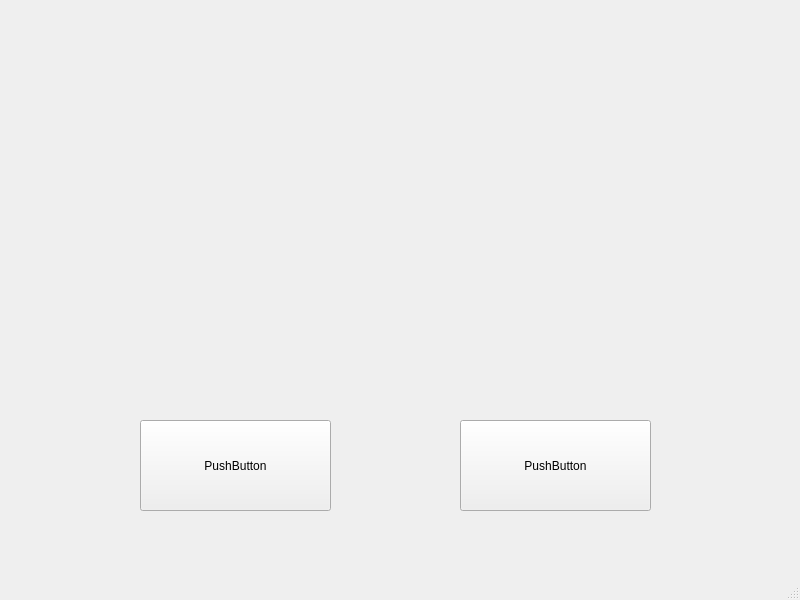
<?xml version="1.0" encoding="UTF-8"?>
<ui version="4.0">
 <class>MainWindow</class>
 <widget class="QMainWindow" name="MainWindow">
  <property name="geometry">
   <rect>
    <x>0</x>
    <y>0</y>
    <width>800</width>
    <height>600</height>
   </rect>
  </property>
  <property name="windowTitle">
   <string>MainWindow</string>
  </property>
  <widget class="QWidget" name="centralwidget">
   <widget class="QPushButton" name="pushButton">
    <property name="geometry">
     <rect>
      <x>140</x>
      <y>420</y>
      <width>191</width>
      <height>91</height>
     </rect>
    </property>
    <property name="text">
     <string>PushButton</string>
    </property>
   </widget>
   <widget class="QPushButton" name="pushButton_2">
    <property name="geometry">
     <rect>
      <x>460</x>
      <y>420</y>
      <width>191</width>
      <height>91</height>
     </rect>
    </property>
    <property name="text">
     <string>PushButton</string>
    </property>
   </widget>
  </widget>
  <widget class="QMenuBar" name="menubar">
   <property name="geometry">
    <rect>
     <x>0</x>
     <y>0</y>
     <width>800</width>
     <height>22</height>
    </rect>
   </property>
  </widget>
  <widget class="QStatusBar" name="statusbar"/>
 </widget>
 <resources/>
 <connections/>
</ui>
